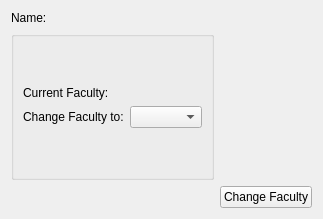
                 <widget class="QWidget" name="editFacultyPage">
                  <layout class="QGridLayout" name="gridLayout_8">
                   <item row="0" column="0">
                    <widget class="QLabel" name="editUserChangedFacultyName">
                     <property name="text">
                      <string>Name: </string>
                     </property>
                    </widget>
                   </item>
                   <item row="1" column="0">
                    <widget class="QGroupBox" name="groupBoxFaculty">
                     <layout class="QVBoxLayout" name="verticalLayout_24">
                      <item>
                       <spacer name="verticalSpacer_29">
                        <property name="orientation">
                         <enum>Qt::Vertical</enum>
                        </property>
                        <property name="sizeHint" stdset="0">
                         <size>
                          <width>20</width>
                          <height>40</height>
                         </size>
                        </property>
                       </spacer>
                      </item>
                      <item>
                       <widget class="QLabel" name="editCurrentUserFacultyLabel">
                        <property name="text">
                         <string>Current Faculty:</string>
                        </property>
                       </widget>
                      </item>
                      <item>
                       <layout class="QHBoxLayout" name="horizontalLayout_18">
                        <item>
                         <widget class="QLabel" name="changeFacultyto">
                          <property name="text">
                           <string>Change Faculty to:</string>
                          </property>
                         </widget>
                        </item>
                        <item>
                         <widget class="QComboBox" name="edituserFacultyComboBox"/>
                        </item>
                       </layout>
                      </item>
                      <item>
                       <spacer name="verticalSpacer_30">
                        <property name="orientation">
                         <enum>Qt::Vertical</enum>
                        </property>
                        <property name="sizeHint" stdset="0">
                         <size>
                          <width>20</width>
                          <height>40</height>
                         </size>
                        </property>
                       </spacer>
                      </item>
                     </layout>
                    </widget>
                   </item>
                   <item row="2" column="1">
                    <widget class="QPushButton" name="editUserFacultyButtonOK">
                     <property name="sizePolicy">
                      <sizepolicy hsizetype="Maximum" vsizetype="Fixed">
                       <horstretch>0</horstretch>
                       <verstretch>0</verstretch>
                      </sizepolicy>
                     </property>
                     <property name="text">
                      <string>Change Faculty</string>
                     </property>
                    </widget>
                   </item>
                  </layout>
                 </widget>
